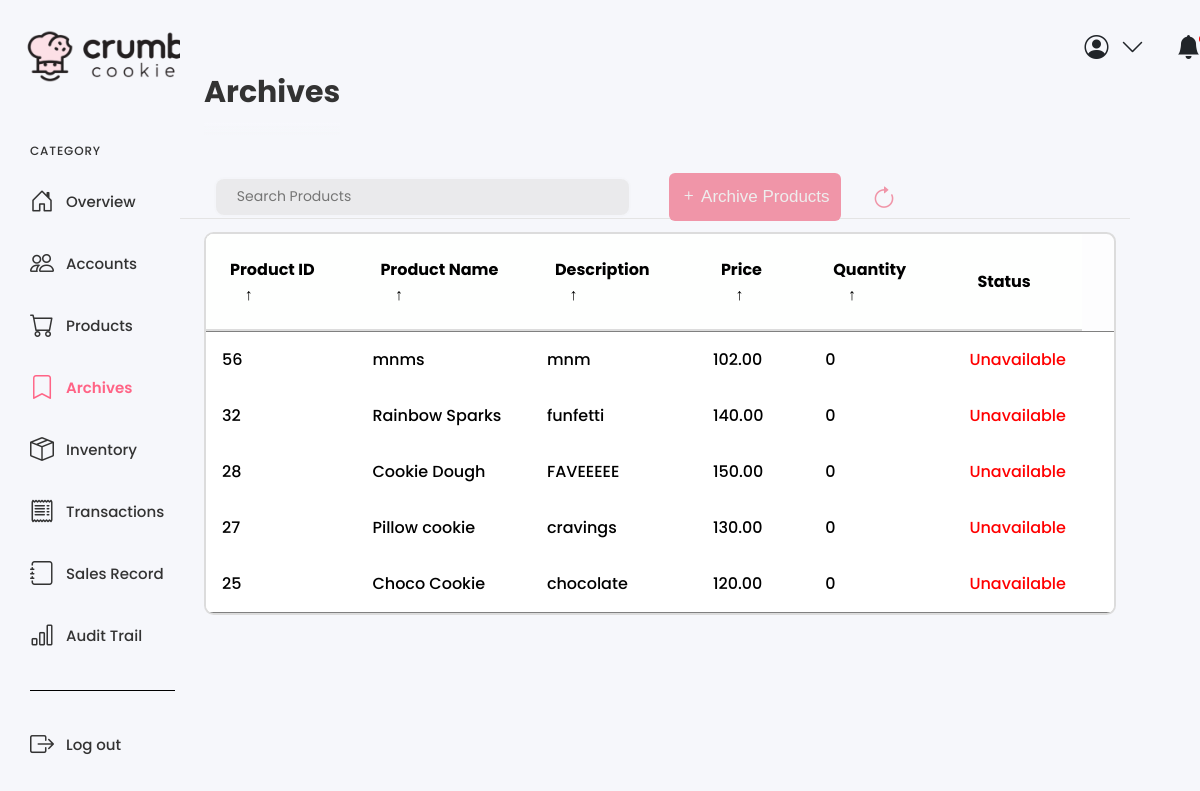
Before: /archives.php with the older database file.
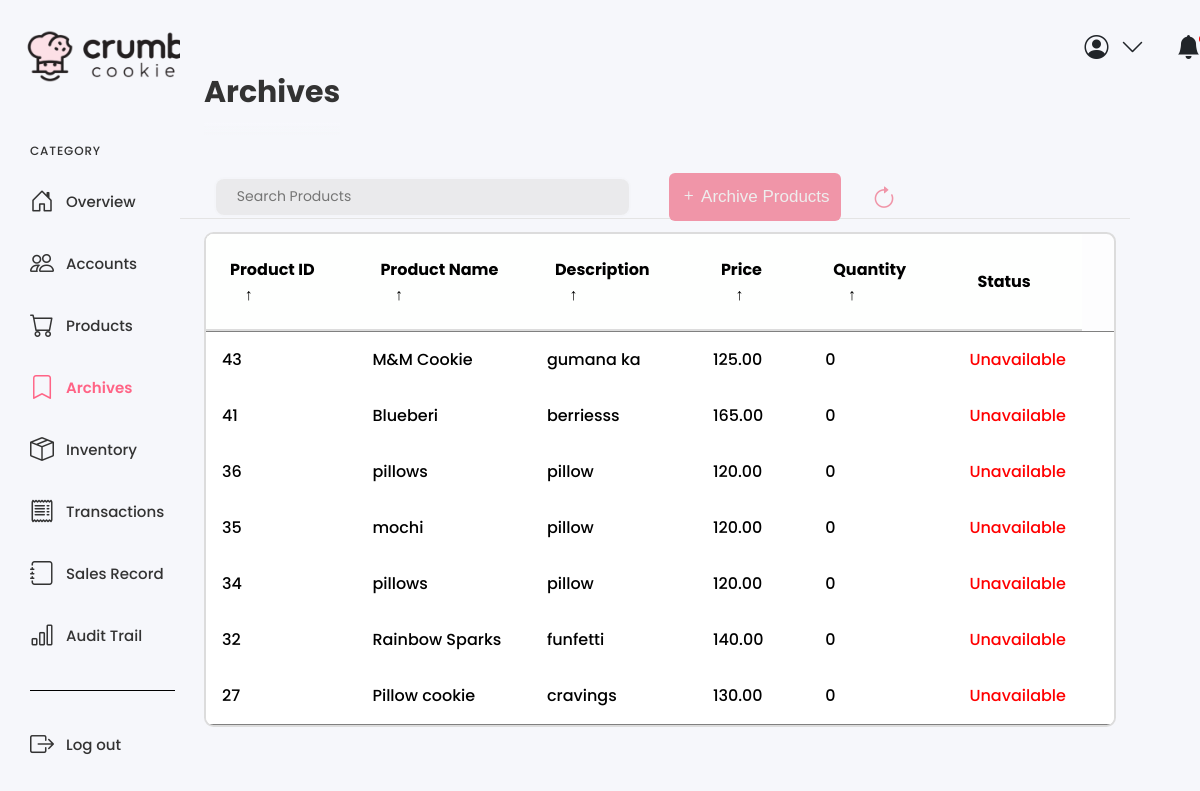
After: the same page with the newer database file.
### tables this page shows
CREATE TABLE `product_table` (
  `product_id` int(11) NOT NULL AUTO_INCREMENT,
  `product_name` varchar(45) NOT NULL,
  `description` varchar(255) DEFAULT NULL,
  `price` decimal(10,2) NOT NULL,
  `quantity_available` int(11) NOT NULL,
  `img` varchar(255) DEFAULT NULL,
  `status` enum('Available','Unavailable') NOT NULL,
  PRIMARY KEY (`product_id`)
);

### archives.php (the view, shortened to what this page needs)
<!doctype html>
<html lang="en">
  <head>
    <link rel="stylesheet" href="style.css">
    <link href="https://cdn.jsdelivr.net/npm/bootstrap@5.3.3/dist/css/bootstrap.min.css" rel="stylesheet">
    <link href="https://cdn.jsdelivr.net/npm/bootstrap-icons@1.8.0/font/bootstrap-icons.css" rel="stylesheet">
</head>
  <body>
  <div class="sidebar">
  <a class="logo" href="dashboard.php">
    <img src="images/logopic.png" alt="Logo">
  </a>
  <div class="side-wrapper">
   <div class="side-title">CATEGORY</div>
   <div class="side-menu">
    <a class="sidebar-link" href="dashboard.php">
     <i class="bi bi-house-door icon"></i>
     Overview
    </a>
    <a class="sidebar-link" href="accounts.php">
     <i class="bi bi-people"></i>
     Accounts
    </a>
    <a class="sidebar-link" href="products.php">
     <i class="bi bi-cart icon"></i>
     Products
    </a>
    <a class="sidebar-link is-active" href="archives.php">
     <i class="bi bi-bookmark"></i>
     Archives
    </a>
    <a class="sidebar-link" href="inventory.php">
     <i class="bi bi-box-seam icon"></i>
     Inventory
    </a>
	<a class="sidebar-link" href="transactions.php">
     <i class="bi bi-receipt"></i>
     Transactions
    </a>
    <a class="sidebar-link" href="salesrecord.php">
     <i class="bi bi-journal icon"></i>
     Sales Record
    </a>
    <a class="sidebar-link" href="audittrail.php">
     <i class="bi bi-bar-chart icon"></i>
     Audit Trail
    </a>
   </div>
  </div>
  <div class="side-wrapper">
   <div class="side-menu">
    <a class="sidebar-link" href="logout.php">
     <i class="bi bi-box-arrow-right icon"></i>
     Log out
    </a>
   </div>
  </div>
 </div>
 <div class="wrapper-table">
  <div class="header">
   <div class="user-settings-container">
      <div class="user-settings">
        <i class="bi bi-person-circle"></i>
        <i class="bi bi-chevron-down"></i>
      </div>
      <div class="user-settings">
        <div class="notify">
          <i class="bi bi-bell-fill"></i>
        </div>
      </div>
    </div>
  </div>
  <div class="main-container">
   <div class="main-header anim" style="--delay: 0s">Archives</div>
</div>
<?php
include "dbconnect.php";
          ?>
          <?php
$selectsql = "SELECT * FROM product_table WHERE status = 'Unavailable' ORDER BY product_id DESC";
$result = $conn->query($selectsql);
if ($result->num_rows > 0) {
  echo "<main class='table anim' style='--delay: .4s' id='user_table'>";
  echo "<section class='table__header anim' style='--delay: .2s'>";
  echo "<div class='input-group'>";
  echo "<input type='search' name='search' class='search-input' placeholder='Search Products'>";
  echo "</div>";
  echo "<button type='button' class='btn btn-pink bi bi-plus' data-bs-toggle='modal' data-bs-target='#pinkModal'> Archive Products</button>";
  echo "<button id='refreshButton' class='btn-refresh'><i class='bi bi-arrow-clockwise'></i></button>";
  echo "</section>";
  echo "<section class='table__body'>";
  echo "<table>";
  echo "<thead>";
  echo "<tr>";
  echo "<th>Product ID <span class='icon-arrow'>&UpArrow;</span></th>";
  echo "<th>Product Name <span class='icon-arrow'>&UpArrow;</span></th>";
  echo "<th>Description <span class='icon-arrow'>&UpArrow;</span></th>";
  echo "<th>Price <span class='icon-arrow'>&UpArrow;</span></th>";
  echo "<th>Quantity <span class='icon-arrow'>&UpArrow;</span></th>";
  echo "<th>Status</th>";
  echo "</tr>";
  echo "</thead>";
  echo "<tbody>";
       foreach ($result as $fielddata) {
        echo "<tr>";
        echo "<td>" . $fielddata['product_id'] . "</td>";
        echo "<td>" . $fielddata['product_name'] . "</td>";
        echo "<td>" . $fielddata['description'] . "</td>";
        echo "<td>" . $fielddata['price'] . "</td>";
        echo "<td>" . $fielddata['quantity_available'] . "</td>";
        echo "<td class='unavailable-status'>" . $fielddata['status'] . "</td>";
        echo "<td>";
        echo "</td>";
        echo "</tr>";
        }
        echo "</tbody>";
        echo "</table>";
        echo "</section>";
        echo "</main>";
      } else {
        echo "No records found";
        }
        ?>
</body>
</html>

Changed rows visible on the page:
no longer on this page (row edited): product_table: product_id "56", product_name "mnms", description "mnm", price "102.00", quantity_available "0", status "Unavailable"
no longer on this page (row edited): product_table: product_id "28", product_name "Cookie Dough", description "FAVEEEEE", price "150.00", quantity_available "0", status "Unavailable"
no longer on this page (row edited): product_table: product_id "25", product_name "Choco Cookie", description "chocolate", price "120.00", quantity_available "0", status "Unavailable"
now on this page (row edited): product_table: product_id "43", product_name "M&M Cookie", description "gumana ka", price "125.00", quantity_available "0", status "Unavailable"
now on this page (row edited): product_table: product_id "41", product_name "Blueberi", description "berriesss", price "165.00", quantity_available "0", status "Unavailable"
now on this page (row edited): product_table: product_id "36", product_name "pillows", description "pillow", price "120.00", quantity_available "0", status "Unavailable"
now on this page (row edited): product_table: product_id "35", product_name "mochi", description "pillow", price "120.00", quantity_available "0", status "Unavailable"
now on this page (row edited): product_table: product_id "34", product_name "pillows", description "pillow", price "120.00", quantity_available "0", status "Unavailable"
